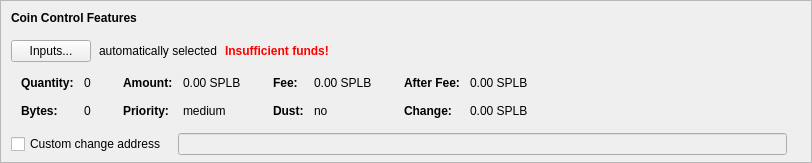
    <widget class="QFrame" name="frameCoinControl">
     <property name="sizePolicy">
      <sizepolicy hsizetype="Expanding" vsizetype="Expanding">
       <horstretch>0</horstretch>
       <verstretch>0</verstretch>
      </sizepolicy>
     </property>
     <property name="maximumSize">
      <size>
       <width>16777215</width>
       <height>16777215</height>
      </size>
     </property>
     <property name="frameShape">
      <enum>QFrame::StyledPanel</enum>
     </property>
     <property name="frameShadow">
      <enum>QFrame::Sunken</enum>
     </property>
     <layout class="QVBoxLayout" name="verticalLayoutCoinControl2">
      <property name="spacing">
       <number>0</number>
      </property>
      <property name="leftMargin">
       <number>0</number>
      </property>
      <property name="topMargin">
       <number>0</number>
      </property>
      <property name="rightMargin">
       <number>0</number>
      </property>
      <property name="bottomMargin">
       <number>6</number>
      </property>
      <item>
       <layout class="QVBoxLayout" name="verticalLayoutCoinControl" stretch="0,0,0,0,1">
        <property name="spacing">
         <number>0</number>
        </property>
        <property name="leftMargin">
         <number>10</number>
        </property>
        <property name="topMargin">
         <number>10</number>
        </property>
        <item>
         <layout class="QHBoxLayout" name="horizontalLayoutCoinControl1">
          <property name="bottomMargin">
           <number>15</number>
          </property>
          <item>
           <widget class="QLabel" name="labelCoinControlFeatures">
            <property name="sizePolicy">
             <sizepolicy hsizetype="Preferred" vsizetype="Maximum">
              <horstretch>0</horstretch>
              <verstretch>0</verstretch>
             </sizepolicy>
            </property>
            <property name="font">
             <font>
              <weight>75</weight>
              <bold>true</bold>
             </font>
            </property>
            <property name="styleSheet">
             <string notr="true">font-weight:bold;</string>
            </property>
            <property name="text">
             <string>Coin Control Features</string>
            </property>
           </widget>
          </item>
         </layout>
        </item>
        <item>
         <layout class="QHBoxLayout" name="horizontalLayoutCoinControl2" stretch="0,0,0,0">
          <property name="spacing">
           <number>8</number>
          </property>
          <property name="bottomMargin">
           <number>10</number>
          </property>
          <item>
           <widget class="QPushButton" name="pushButtonCoinControl">
            <property name="styleSheet">
             <string notr="true"/>
            </property>
            <property name="text">
             <string>Inputs...</string>
            </property>
            <property name="autoDefault">
             <bool>false</bool>
            </property>
           </widget>
          </item>
          <item>
           <widget class="QLabel" name="labelCoinControlAutomaticallySelected">
            <property name="text">
             <string>automatically selected</string>
            </property>
            <property name="margin">
             <number>5</number>
            </property>
           </widget>
          </item>
          <item>
           <widget class="QLabel" name="labelCoinControlInsuffFunds">
            <property name="font">
             <font>
              <weight>75</weight>
              <bold>true</bold>
             </font>
            </property>
            <property name="styleSheet">
             <string notr="true">color:red;font-weight:bold;</string>
            </property>
            <property name="text">
             <string>Insufficient funds!</string>
            </property>
            <property name="margin">
             <number>5</number>
            </property>
           </widget>
          </item>
          <item>
           <spacer name="horizontalSpacerCoinControl">
            <property name="orientation">
             <enum>Qt::Horizontal</enum>
            </property>
            <property name="sizeHint" stdset="0">
             <size>
              <width>40</width>
              <height>1</height>
             </size>
            </property>
           </spacer>
          </item>
         </layout>
        </item>
        <item>
         <widget class="QWidget" name="widgetCoinControl" native="true">
          <property name="sizePolicy">
           <sizepolicy hsizetype="Preferred" vsizetype="Preferred">
            <horstretch>0</horstretch>
            <verstretch>0</verstretch>
           </sizepolicy>
          </property>
          <property name="minimumSize">
           <size>
            <width>0</width>
            <height>0</height>
           </size>
          </property>
          <property name="styleSheet">
           <string notr="true"/>
          </property>
          <layout class="QHBoxLayout" name="horizontalLayoutCoinControl5">
           <property name="leftMargin">
            <number>0</number>
           </property>
           <property name="topMargin">
            <number>0</number>
           </property>
           <property name="rightMargin">
            <number>0</number>
           </property>
           <property name="bottomMargin">
            <number>0</number>
           </property>
           <item>
            <layout class="QHBoxLayout" name="horizontalLayoutCoinControl3" stretch="0,0,0,1">
             <property name="spacing">
              <number>20</number>
             </property>
             <property name="topMargin">
              <number>0</number>
             </property>
             <property name="bottomMargin">
              <number>10</number>
             </property>
             <item>
              <layout class="QFormLayout" name="formLayoutCoinControl1">
               <property name="horizontalSpacing">
                <number>10</number>
               </property>
               <property name="verticalSpacing">
                <number>14</number>
               </property>
               <property name="leftMargin">
                <number>10</number>
               </property>
               <property name="topMargin">
                <number>4</number>
               </property>
               <property name="rightMargin">
                <number>6</number>
               </property>
               <item row="0" column="0">
                <widget class="QLabel" name="labelCoinControlQuantityText">
                 <property name="font">
                  <font>
                   <weight>75</weight>
                   <bold>true</bold>
                  </font>
                 </property>
                 <property name="text">
                  <string>Quantity:</string>
                 </property>
                 <property name="margin">
                  <number>0</number>
                 </property>
                </widget>
               </item>
               <item row="0" column="1">
                <widget class="QLabel" name="labelCoinControlQuantity">
                 <property name="cursor">
                  <cursorShape>IBeamCursor</cursorShape>
                 </property>
                 <property name="contextMenuPolicy">
                  <enum>Qt::ActionsContextMenu</enum>
                 </property>
                 <property name="text">
                  <string notr="true">0</string>
                 </property>
                 <property name="margin">
                  <number>0</number>
                 </property>
                 <property name="textInteractionFlags">
                  <set>Qt::LinksAccessibleByMouse|Qt::TextSelectableByKeyboard|Qt::TextSelectableByMouse</set>
                 </property>
                </widget>
               </item>
               <item row="1" column="0">
                <widget class="QLabel" name="labelCoinControlBytesText">
                 <property name="font">
                  <font>
                   <weight>75</weight>
                   <bold>true</bold>
                  </font>
                 </property>
                 <property name="text">
                  <string>Bytes:</string>
                 </property>
                </widget>
               </item>
               <item row="1" column="1">
                <widget class="QLabel" name="labelCoinControlBytes">
                 <property name="cursor">
                  <cursorShape>IBeamCursor</cursorShape>
                 </property>
                 <property name="contextMenuPolicy">
                  <enum>Qt::ActionsContextMenu</enum>
                 </property>
                 <property name="text">
                  <string notr="true">0</string>
                 </property>
                 <property name="textInteractionFlags">
                  <set>Qt::LinksAccessibleByMouse|Qt::TextSelectableByKeyboard|Qt::TextSelectableByMouse</set>
                 </property>
                </widget>
               </item>
              </layout>
             </item>
             <item>
              <layout class="QFormLayout" name="formLayoutCoinControl2">
               <property name="horizontalSpacing">
                <number>10</number>
               </property>
               <property name="verticalSpacing">
                <number>14</number>
               </property>
               <property name="leftMargin">
                <number>6</number>
               </property>
               <property name="topMargin">
                <number>4</number>
               </property>
               <property name="rightMargin">
                <number>6</number>
               </property>
               <item row="0" column="0">
                <widget class="QLabel" name="labelCoinControlAmountText">
                 <property name="font">
                  <font>
                   <weight>75</weight>
                   <bold>true</bold>
                  </font>
                 </property>
                 <property name="text">
                  <string>Amount:</string>
                 </property>
                 <property name="margin">
                  <number>0</number>
                 </property>
                </widget>
               </item>
               <item row="0" column="1">
                <widget class="QLabel" name="labelCoinControlAmount">
                 <property name="cursor">
                  <cursorShape>IBeamCursor</cursorShape>
                 </property>
                 <property name="contextMenuPolicy">
                  <enum>Qt::ActionsContextMenu</enum>
                 </property>
                 <property name="text">
                  <string notr="true">0.00 SPLB</string>
                 </property>
                 <property name="textInteractionFlags">
                  <set>Qt::LinksAccessibleByMouse|Qt::TextSelectableByKeyboard|Qt::TextSelectableByMouse</set>
                 </property>
                </widget>
               </item>
               <item row="1" column="0">
                <widget class="QLabel" name="labelCoinControlPriorityText">
                 <property name="font">
                  <font>
                   <weight>75</weight>
                   <bold>true</bold>
                  </font>
                 </property>
                 <property name="text">
                  <string>Priority:</string>
                 </property>
                </widget>
               </item>
               <item row="1" column="1">
                <widget class="QLabel" name="labelCoinControlPriority">
                 <property name="cursor">
                  <cursorShape>IBeamCursor</cursorShape>
                 </property>
                 <property name="contextMenuPolicy">
                  <enum>Qt::ActionsContextMenu</enum>
                 </property>
                 <property name="text">
                  <string>medium</string>
                 </property>
                 <property name="textInteractionFlags">
                  <set>Qt::LinksAccessibleByMouse|Qt::TextSelectableByKeyboard|Qt::TextSelectableByMouse</set>
                 </property>
                </widget>
               </item>
              </layout>
             </item>
             <item>
              <layout class="QFormLayout" name="formLayoutCoinControl3">
               <property name="horizontalSpacing">
                <number>10</number>
               </property>
               <property name="verticalSpacing">
                <number>14</number>
               </property>
               <property name="leftMargin">
                <number>6</number>
               </property>
               <property name="topMargin">
                <number>4</number>
               </property>
               <property name="rightMargin">
                <number>6</number>
               </property>
               <item row="0" column="0">
                <widget class="QLabel" name="labelCoinControlFeeText">
                 <property name="font">
                  <font>
                   <weight>75</weight>
                   <bold>true</bold>
                  </font>
                 </property>
                 <property name="text">
                  <string>Fee:</string>
                 </property>
                 <property name="margin">
                  <number>0</number>
                 </property>
                </widget>
               </item>
               <item row="0" column="1">
                <widget class="QLabel" name="labelCoinControlFee">
                 <property name="cursor">
                  <cursorShape>IBeamCursor</cursorShape>
                 </property>
                 <property name="contextMenuPolicy">
                  <enum>Qt::ActionsContextMenu</enum>
                 </property>
                 <property name="text">
                  <string notr="true">0.00 SPLB</string>
                 </property>
                 <property name="textInteractionFlags">
                  <set>Qt::LinksAccessibleByMouse|Qt::TextSelectableByKeyboard|Qt::TextSelectableByMouse</set>
                 </property>
                </widget>
               </item>
               <item row="1" column="0">
                <widget class="QLabel" name="labelCoinControlLowOutputText">
                 <property name="font">
                  <font>
                   <weight>75</weight>
                   <bold>true</bold>
                  </font>
                 </property>
                 <property name="text">
                  <string>Dust:</string>
                 </property>
                </widget>
               </item>
               <item row="1" column="1">
                <widget class="QLabel" name="labelCoinControlLowOutput">
                 <property name="cursor">
                  <cursorShape>IBeamCursor</cursorShape>
                 </property>
                 <property name="contextMenuPolicy">
                  <enum>Qt::ActionsContextMenu</enum>
                 </property>
                 <property name="text">
                  <string>no</string>
                 </property>
                 <property name="textInteractionFlags">
                  <set>Qt::LinksAccessibleByMouse|Qt::TextSelectableByKeyboard|Qt::TextSelectableByMouse</set>
                 </property>
                </widget>
               </item>
              </layout>
             </item>
             <item>
              <layout class="QFormLayout" name="formLayoutCoinControl4">
               <property name="horizontalSpacing">
                <number>10</number>
               </property>
               <property name="verticalSpacing">
                <number>14</number>
               </property>
               <property name="leftMargin">
                <number>6</number>
               </property>
               <property name="topMargin">
                <number>4</number>
               </property>
               <property name="rightMargin">
                <number>6</number>
               </property>
               <item row="0" column="0">
                <widget class="QLabel" name="labelCoinControlAfterFeeText">
                 <property name="font">
                  <font>
                   <weight>75</weight>
                   <bold>true</bold>
                  </font>
                 </property>
                 <property name="text">
                  <string>After Fee:</string>
                 </property>
                 <property name="margin">
                  <number>0</number>
                 </property>
                </widget>
               </item>
               <item row="0" column="1">
                <widget class="QLabel" name="labelCoinControlAfterFee">
                 <property name="cursor">
                  <cursorShape>IBeamCursor</cursorShape>
                 </property>
                 <property name="contextMenuPolicy">
                  <enum>Qt::ActionsContextMenu</enum>
                 </property>
                 <property name="text">
                  <string notr="true">0.00 SPLB</string>
                 </property>
                 <property name="textInteractionFlags">
                  <set>Qt::LinksAccessibleByMouse|Qt::TextSelectableByKeyboard|Qt::TextSelectableByMouse</set>
                 </property>
                </widget>
               </item>
               <item row="1" column="0">
                <widget class="QLabel" name="labelCoinControlChangeText">
                 <property name="font">
                  <font>
                   <weight>75</weight>
                   <bold>true</bold>
                  </font>
                 </property>
                 <property name="text">
                  <string>Change:</string>
                 </property>
                </widget>
               </item>
               <item row="1" column="1">
                <widget class="QLabel" name="labelCoinControlChange">
                 <property name="cursor">
                  <cursorShape>IBeamCursor</cursorShape>
                 </property>
                 <property name="contextMenuPolicy">
                  <enum>Qt::ActionsContextMenu</enum>
                 </property>
                 <property name="text">
                  <string notr="true">0.00 SPLB</string>
                 </property>
                 <property name="textInteractionFlags">
                  <set>Qt::LinksAccessibleByMouse|Qt::TextSelectableByKeyboard|Qt::TextSelectableByMouse</set>
                 </property>
                </widget>
               </item>
              </layout>
             </item>
            </layout>
           </item>
          </layout>
         </widget>
        </item>
        <item>
         <layout class="QHBoxLayout" name="horizontalLayoutCoinControl4" stretch="0,0,0">
          <property name="spacing">
           <number>12</number>
          </property>
          <property name="sizeConstraint">
           <enum>QLayout::SetDefaultConstraint</enum>
          </property>
          <property name="topMargin">
           <number>5</number>
          </property>
          <property name="rightMargin">
           <number>5</number>
          </property>
          <item>
           <widget class="QCheckBox" name="checkBoxCoinControlChange">
            <property name="toolTip">
             <string>If this is activated, but the change address is empty or invalid, change will be sent to a newly generated address.</string>
            </property>
            <property name="text">
             <string>Custom change address</string>
            </property>
           </widget>
          </item>
          <item>
           <widget class="QValidatedLineEdit" name="lineEditCoinControlChange">
            <property name="enabled">
             <bool>false</bool>
            </property>
            <property name="sizePolicy">
             <sizepolicy hsizetype="Expanding" vsizetype="Fixed">
              <horstretch>0</horstretch>
              <verstretch>0</verstretch>
             </sizepolicy>
            </property>
           </widget>
          </item>
          <item>
           <widget class="QLabel" name="labelCoinControlChangeLabel">
            <property name="sizePolicy">
             <sizepolicy hsizetype="Preferred" vsizetype="Expanding">
              <horstretch>0</horstretch>
              <verstretch>0</verstretch>
             </sizepolicy>
            </property>
            <property name="minimumSize">
             <size>
              <width>0</width>
              <height>0</height>
             </size>
            </property>
            <property name="text">
             <string/>
            </property>
            <property name="margin">
             <number>3</number>
            </property>
           </widget>
          </item>
         </layout>
        </item>
        <item>
         <spacer name="verticalSpacerCoinControl">
          <property name="orientation">
           <enum>Qt::Vertical</enum>
          </property>
          <property name="sizeHint" stdset="0">
           <size>
            <width>800</width>
            <height>1</height>
           </size>
          </property>
         </spacer>
        </item>
       </layout>
      </item>
     </layout>
    </widget>
